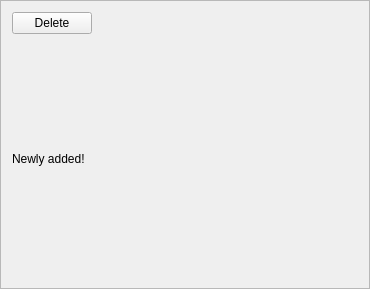
<?xml version="1.0" encoding="UTF-8"?>
<ui version="4.0">
 <class>Frame</class>
 <widget class="QFrame" name="Frame">
  <property name="geometry">
   <rect>
    <x>0</x>
    <y>0</y>
    <width>370</width>
    <height>289</height>
   </rect>
  </property>
  <property name="sizePolicy">
   <sizepolicy hsizetype="Maximum" vsizetype="Maximum">
    <horstretch>0</horstretch>
    <verstretch>0</verstretch>
   </sizepolicy>
  </property>
  <property name="windowTitle">
   <string>Frame</string>
  </property>
  <property name="frameShape">
   <enum>QFrame::Shape::StyledPanel</enum>
  </property>
  <property name="frameShadow">
   <enum>QFrame::Shadow::Sunken</enum>
  </property>
  <layout class="QVBoxLayout" name="verticalLayout">
   <item>
    <widget class="QPushButton" name="delete_widget">
     <property name="sizePolicy">
      <sizepolicy hsizetype="Maximum" vsizetype="Fixed">
       <horstretch>0</horstretch>
       <verstretch>0</verstretch>
      </sizepolicy>
     </property>
     <property name="text">
      <string>Delete</string>
     </property>
    </widget>
   </item>
   <item>
    <widget class="QLabel" name="label">
     <property name="sizePolicy">
      <sizepolicy hsizetype="Maximum" vsizetype="Preferred">
       <horstretch>0</horstretch>
       <verstretch>0</verstretch>
      </sizepolicy>
     </property>
     <property name="text">
      <string>Newly added!</string>
     </property>
    </widget>
   </item>
  </layout>
 </widget>
 <resources/>
 <connections/>
</ui>
